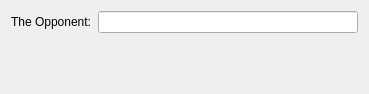
<?xml version="1.0" encoding="UTF-8"?>
<ui version="4.0">
 <class>WaitForClientWidgetUi</class>
 <widget class="QWidget" name="WaitForClientWidgetUi">
  <property name="geometry">
   <rect>
    <x>0</x>
    <y>0</y>
    <width>369</width>
    <height>94</height>
   </rect>
  </property>
  <layout class="QVBoxLayout" name="verticalLayout">
   <item>
    <layout class="QHBoxLayout" name="horizontalLayout">
     <item>
      <widget class="QLabel" name="opponentNameLabel">
       <property name="text">
        <string>The Opponent:</string>
       </property>
      </widget>
     </item>
     <item>
      <widget class="QLineEdit" name="opponentNameLineEdit">
       <property name="minimumSize">
        <size>
         <width>250</width>
         <height>0</height>
        </size>
       </property>
       <property name="readOnly">
        <bool>true</bool>
       </property>
      </widget>
     </item>
    </layout>
   </item>
   <item>
    <spacer name="verticalSpacer">
     <property name="orientation">
      <enum>Qt::Vertical</enum>
     </property>
     <property name="sizeHint" stdset="0">
      <size>
       <width>20</width>
       <height>55</height>
      </size>
     </property>
    </spacer>
   </item>
  </layout>
 </widget>
 <resources/>
 <connections/>
</ui>
